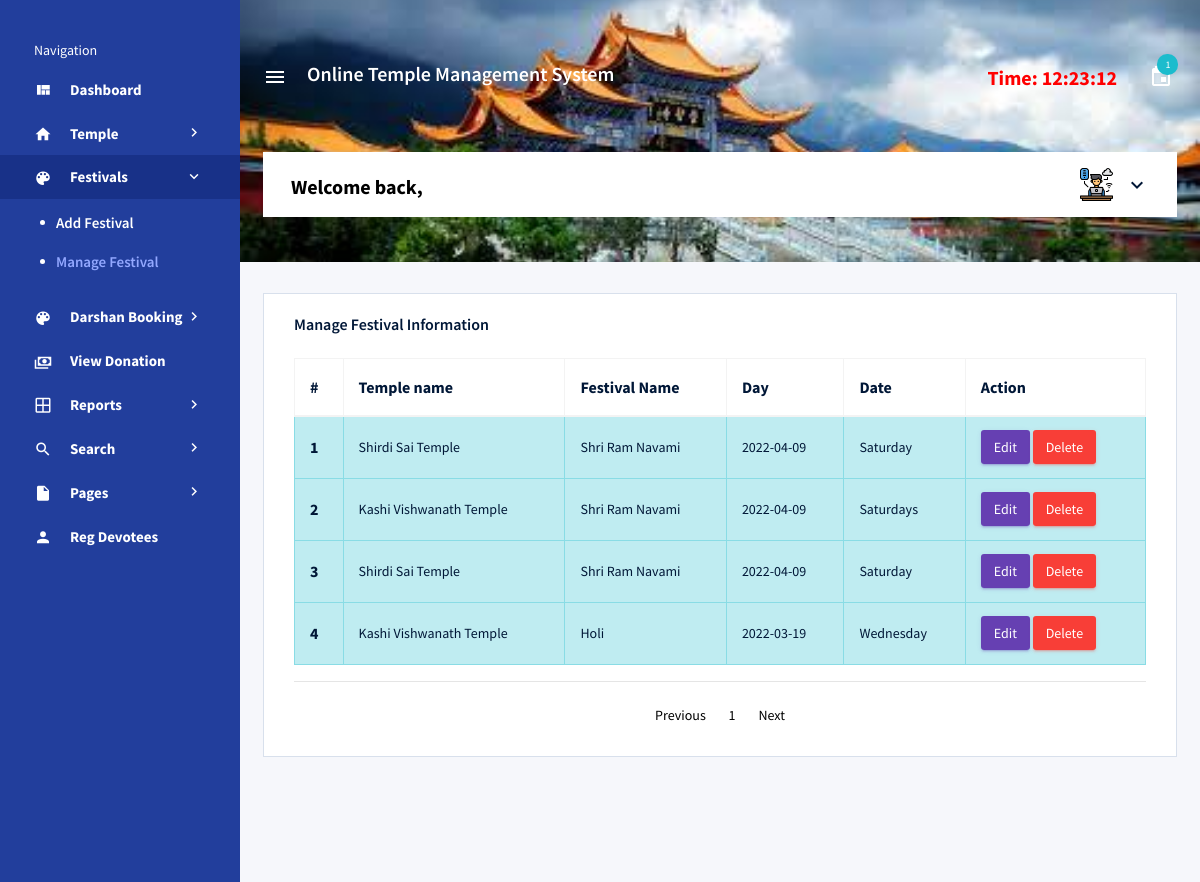
Screenshot of /otms/admin/manage-festival.php with the database file from the repository.
### tables this page shows
CREATE TABLE `tblfestivals` (
  `ID` int(5) NOT NULL,
  `TempleID` int(5) DEFAULT NULL,
  `FestivalName` varchar(250) DEFAULT NULL,
  `Date` date DEFAULT NULL,
  `Day` varchar(250) DEFAULT NULL,
  `Description` mediumtext DEFAULT NULL,
  `TempleImage1` varchar(250) DEFAULT NULL,
  `CreationDate` timestamp NULL DEFAULT current_timestamp()
);

CREATE TABLE `tbltemple` (
  `ID` int(5) NOT NULL,
  `TempleName` varchar(250) DEFAULT NULL,
  `TempleLocation` varchar(250) DEFAULT NULL,
  `City` varchar(250) DEFAULT NULL,
  `State` varchar(250) DEFAULT NULL,
  `Country` varchar(250) DEFAULT NULL,
  `Description` mediumtext DEFAULT NULL,
  `TempleImage1` varchar(250) DEFAULT NULL,
  `TempleImage2` varchar(250) DEFAULT NULL,
  `TempleImage3` varchar(250) DEFAULT NULL,
  `CreationDate` timestamp NULL DEFAULT current_timestamp()
);

### otms/admin/manage-festival.php (the view, shortened to what this page needs)
<?php session_start();
include_once('includes/config.php');
?>
<!DOCTYPE html>
<html lang="en">
<head>
  <link rel="stylesheet" href="vendors/mdi/css/materialdesignicons.min.css">
  <link rel="stylesheet" href="vendors/css/vendor.bundle.base.css">
  <link rel="stylesheet" href="css/style.css">
</head>
<body>
  <div class="container-scroller d-flex">
    <?php include_once('includes/sidebar.php');?>
    <div class="container-fluid page-body-wrapper">
      <?php include_once('includes/header.php');?>
      <div class="main-panel">
        <div class="content-wrapper">
          <div class="row">
            <div class="col-lg-12 stretch-card">
              <div class="card">
                <div class="card-body">
                  <h4 class="card-title">Manage festival Information</h4>
                  <div class="table-responsive pt-3">
                    <table class="table table-bordered">
                        <tr>
                          <th>
                            #
                          </th>
                          <th>
                            Temple name
                          </th>
                          <th>
                            Festival Name
                          </th>
                          <th>
                            Day
                          </th>
                          <th>
                            Date
                          </th>
                          <th>
                            Action
                          </th>
                        </tr>
                      <tbody>
                        <?php
                        if (isset($_GET['page_no']) && $_GET['page_no']!="") {
    $page_no = $_GET['page_no'];
    } else {
        $page_no = 1;
        }
    $total_records_per_page = 10;
    $offset = ($page_no-1) * $total_records_per_page;
    $previous_page = $page_no - 1;
    $next_page = $page_no + 1;
    $result_count = mysqli_query($con,"SELECT COUNT(*) As total_records FROM tblfestivals");
    $total_records = mysqli_fetch_array($result_count);
    $total_records = $total_records['total_records'];
    $total_no_of_pages = ceil($total_records / $total_records_per_page);
                         $query=mysqli_query($con,"select tbltemple.TempleName,tblfestivals.ID as fid,tblfestivals.TempleID,tblfestivals.FestivalName,tblfestivals.Date,tblfestivals.Day from tblfestivals join tbltemple on tbltemple.ID=tblfestivals.TempleID LIMIT $offset, $total_records_per_page");
$cnt=1;
while($row=mysqli_fetch_array($query))
{
?>
                        <tr class="table-info">
                          <th>
                            <?php echo htmlentities($cnt);?>
                          </th>
                          <td>
                            <?php echo htmlentities($row['TempleName']);?>
                          </td>
                          <td>
                            <?php echo htmlentities($row['FestivalName']);?>
                          </td>
                          <td>
                            <?php echo htmlentities($row['Date']);?>
                          </td>
                          <td>
                            <?php echo htmlentities($row['Day']);?>
                          </td>
                           <td>
                            <a href="edit-festival.php?id=<?php echo $row['fid']?>" class="btn-sm btn-primary">Edit</a>
                                            <a href="manage-festival.php?id=<?php echo $row['fid']?>&del=delete" onClick="return confirm('Are you sure you want to delete?')" class="btn-sm btn-danger">Delete</a>
                          </td>
                          <?php $cnt=$cnt+1; } ?>
                        </tr>
                      </tbody>
                    </table>
                    <hr />
                    <ul id="pagination">
    <li <?php if($page_no <= 1){ echo "class='disabled'"; } ?>>
    <a <?php if($page_no > 1){ echo "href='?page_no=$previous_page'"; } ?>>Previous</a>
    </li>
    <?php
    if ($total_no_of_pages <= 10){
        for ($counter = 1; $counter <= $total_no_of_pages; $counter++){
            if ($counter == $page_no) {
           echo "<li class='active'><a>$counter</a></li>";
                }else{
           echo "<li><a href='?page_no=$counter'>$counter</a></li>";
                }
        }
    }
?>
    <li <?php if($page_no >= $total_no_of_pages){ echo "class='disabled'"; } ?>>
    <a <?php if($page_no < $total_no_of_pages) { echo "href='?page_no=$next_page'"; } ?>>Next</a>
    </li>
</ul>
                  </div>
                </div>
              </div>
            </div>
          </div>
        </div>
      </div>
    </div>
  </div>
</body>
</html>

### rows the page displays
tblfestivals: TempleID.TempleName "Shirdi Sai Temple", FestivalName "Shri Ram Navami", Date "2022-04-09", Day "Saturday"
tblfestivals: TempleID.TempleName "Kashi Vishwanath Temple", FestivalName "Shri Ram Navami", Date "2022-04-09", Day "Saturdays"
tblfestivals: TempleID.TempleName "Shirdi Sai Temple", FestivalName "Shri Ram Navami", Date "2022-04-09", Day "Saturday"
tblfestivals: TempleID.TempleName "Kashi Vishwanath Temple", FestivalName "Holi", Date "2022-03-19", Day "Wednesday"

### other values shown
$num "1"
